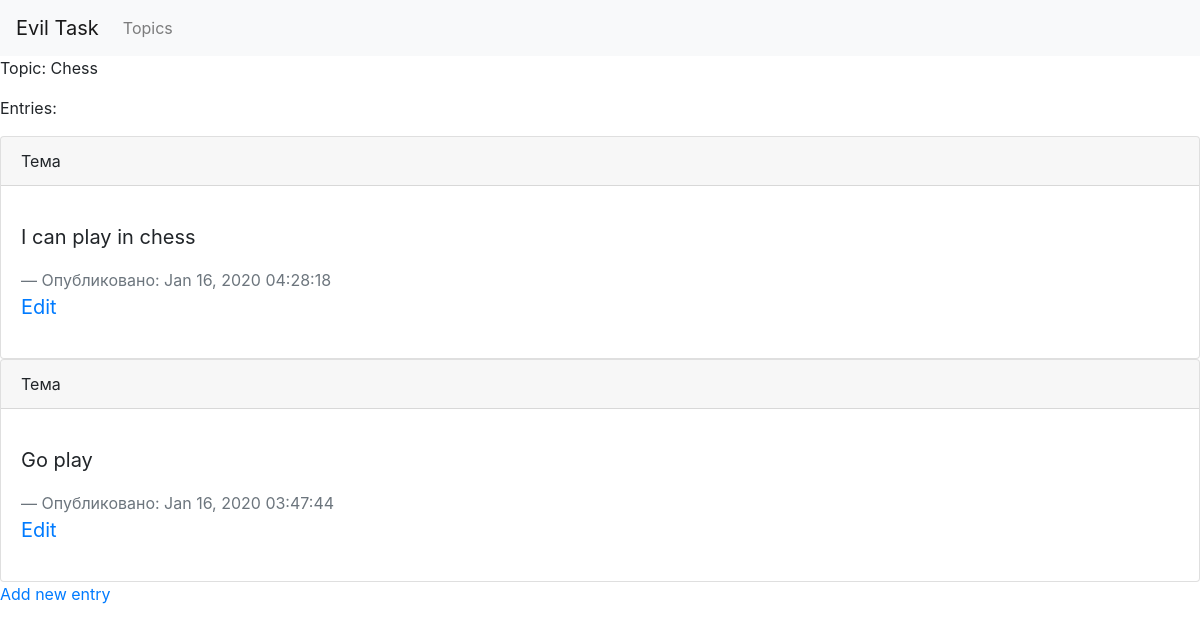
/topics/1/, run on the app's committed database.
### Main/models.py (models this page shows, shortened)
class Topic(models.Model):
    text = models.CharField(max_length=150)
    data_added = models.DateTimeField(auto_now_add=True)
    def __str__(self):
        return self.text

class Entry(models.Model):
    topic = models.ForeignKey(Topic, on_delete=models.CASCADE)
    text = models.TextField()
    data_added = models.DateTimeField(auto_now_add=True)
    class Meta:
        verbose_name_plural = 'entries'

### Main/views.py (the view)
# urls.py: re_path(r'^topics/(?P<topic_id>\d+)/$', get_topic, name='topic'),
def get_topic(requests, topic_id):
    topic = Topic.objects.get(id=topic_id)
    entries = topic.entry_set.order_by('-data_added')
    return render(requests, 'topic.html', context={'topic':topic, 'entries':entries})

### templates/topic.html
{% extends 'base.html' %}
{% block content %}
    <p>Topic: {{ topic }}</p>
    <P>Entries: </P>
    {% for entry in entries %}
        <div class="card">
  <div class="card-header">
    Тема
  </div>
  <div class="card-body">
    <blockquote class="blockquote mb-0">
      <p>{{ entry.text|linebreaks }}</p>
      <footer class="blockquote-footer">Опубликовано: {{ entry.data_added|date:'M d, Y h:i:s'}}</footer>
      <p>
          <a href="{% url 'Main:edit_entry' entry.id %}">Edit</a>
      </p>
    </blockquote>
  </div>
</div>
        {% empty %}
            <li>There are no entries for this topic yet.</li>
    {% endfor %}
    <a href="{% url 'Main:create_entry' topic.id %}">Add new entry</a>
{% endblock %}

### data on the page
Topic: text "Chess"
Entry: text "I can play in chess", data_added "Jan 16, 2020 04:28:18"
Entry: text "Go play", data_added "Jan 16, 2020 03:47:44"
